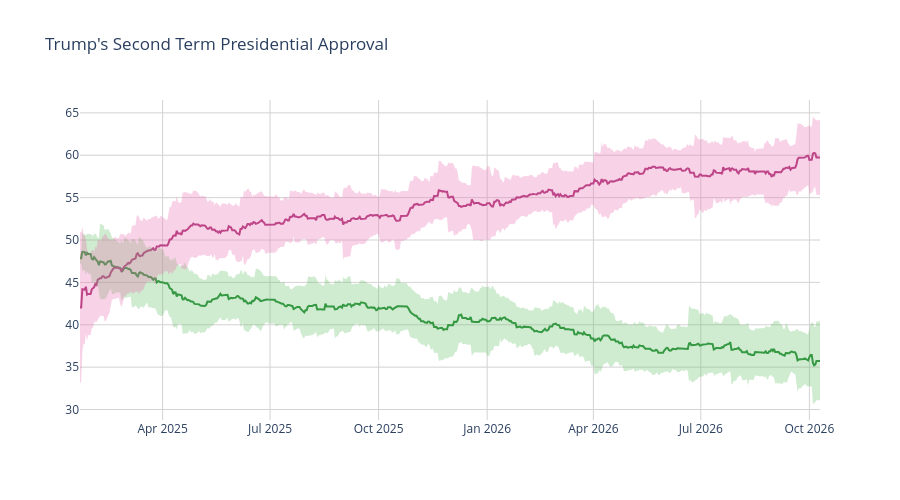

Notebook cell for this chart:
### Code cell
disappr_ci_hex = "#e86eaf"
appr_ci_hex = "#60be65"
disappr_ci_rgba = "rgba(232, 110, 175, 0.3)"
appr_ci_rgba = "rgba(96, 190, 101, 0.3)"
grid_col = "#d4d2d2"


# Approve
fig = go.Figure(go.Scatter(
    x=pres['end_date'],
    y=pres['approve'],
    hovertemplate="%{y:.2f}%",
    name="<b>Approve</b>",
    line=dict(color="#228833"),
    showlegend=False
))

# Disapprove
fig.add_trace(go.Scatter(
    x=pres['end_date'],
    y=pres['disapprove'],
    hovertemplate="%{y:.2f}%",
    name="<b>Disapprove</b>",
    line=dict(color="#aa3377"),
    showlegend=False
    )
)

# Approve CI
fig.add_traces([

    # Upper bound
    go.Scatter(
        x=pres['end_date'],
        y=pres['approve_upper_ci'],
        marker=dict(color=appr_ci_hex),
        line=dict(width=0),
        mode='lines',
        showlegend=False,
        hoverinfo="skip"
    ),

    # Lower bound
    go.Scatter(
        x=pres['end_date'],
        y=pres['approve_lower_ci'],
        marker=dict(color=appr_ci_hex),
        line=dict(width=0),
        mode='lines',
        fillcolor=appr_ci_rgba,
        fill="tonexty",
        showlegend=False,
        hoverinfo="skip"
    )
])

# Disapprove CI
fig.add_traces([

    # Upper bound
    go.Scatter(
        x=pres['end_date'],
        y=pres['disapprove_upper_ci'],
        marker=dict(color=disappr_ci_hex),
        line=dict(width=0),
        mode='lines',
        showlegend=False,
        hoverinfo="skip"
    ),

    # Lower bound
    go.Scatter(
        x=pres['end_date'],
        y=pres['disapprove_lower_ci'],
        marker=dict(color=disappr_ci_hex),
        line=dict(width=0),
        mode='lines',
        fillcolor=disappr_ci_rgba,
        fill="tonexty",
        showlegend=False,
        hoverinfo="skip"
    )
])

fig.update_layout(
    title=dict(text="Trump's Second Term Presidential Approval"),
    hovermode="x"
)

fig.update_xaxes(gridcolor=grid_col)
fig.update_yaxes(gridcolor=grid_col)

fig.update_layout(hovermode="x", hoverlabel_align="right", plot_bgcolor="rgba(0, 0, 0, 0)", height=500)
fig.show()

### Figure 1 — Plotly figure (JSON) as saved in the notebook; plotly's stock layout.template omitted (floating-point values rounded to 4 significant figures; data arrays with more than 128 entries replaced by an {"elided": "..."} marker saying what was removed)
{"data": [{"hovertemplate": "%{y:.2f}%", "line": {"color": "#228833"}, "name": "<b>Approve</b>", "showlegend": false, "type": "scatter", "x": {"elided": "628 str values"}, "y": {"elided": "628 float values"}}, {"hovertemplate": "%{y:.2f}%", "line": {"color": "#aa3377"}, "name": "<b>Disapprove</b>", "showlegend": false, "type": "scatter", "x": {"elided": "628 str values"}, "y": {"elided": "628 float values"}}, {"hoverinfo": "skip", "line": {"width": 0}, "marker": {"color": "#60be65"}, "mode": "lines", "showlegend": false, "type": "scatter", "x": {"elided": "628 str values"}, "y": {"elided": "628 float values"}}, {"fill": "tonexty", "fillcolor": "rgba(96, 190, 101, 0.3)", "hoverinfo": "skip", "line": {"width": 0}, "marker": {"color": "#60be65"}, "mode": "lines", "showlegend": false, "type": "scatter", "x": {"elided": "628 str values"}, "y": {"elided": "628 float values"}}, {"hoverinfo": "skip", "line": {"width": 0}, "marker": {"color": "#e86eaf"}, "mode": "lines", "showlegend": false, "type": "scatter", "x": {"elided": "628 str values"}, "y": {"elided": "628 float values"}}, {"fill": "tonexty", "fillcolor": "rgba(232, 110, 175, 0.3)", "hoverinfo": "skip", "line": {"width": 0}, "marker": {"color": "#e86eaf"}, "mode": "lines", "showlegend": false, "type": "scatter", "x": {"elided": "628 str values"}, "y": {"elided": "628 float values"}}], "layout": {"height": 500, "hoverlabel": {"align": "right"}, "hovermode": "x", "plot_bgcolor": "rgba(0, 0, 0, 0)", "title": {"text": "Trump's Second Term Presidential Approval"}, "xaxis": {"gridcolor": "#d4d2d2"}, "yaxis": {"gridcolor": "#d4d2d2"}}}
